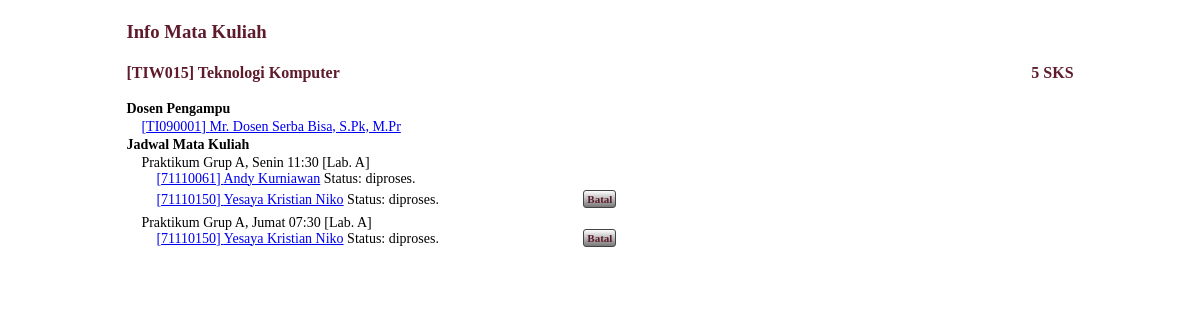
/detailed_mk.php?id=TIW015 (signed in), run on the app's committed database.
### tables this page shows
CREATE TABLE IF NOT EXISTS `matakuliah` (
  `mk_id` varchar(8) NOT NULL,
  `nama` varchar(30) NOT NULL,
  `sks` int(2) NOT NULL,
  PRIMARY KEY (`mk_id`)
);

CREATE TABLE IF NOT EXISTS `ampu` (
  `dosen_id` varchar(10) NOT NULL,
  `mk_id` varchar(8) NOT NULL,
  KEY `mk_id` (`mk_id`),
  KEY `dosen_id` (`dosen_id`)
);

CREATE TABLE IF NOT EXISTS `dosen` (
  `dosen_id` varchar(10) NOT NULL,
  `nama` varchar(50) NOT NULL,
  `email` varchar(30) NOT NULL,
  `no_hp` varchar(15) NOT NULL DEFAULT '-',
  `user_id` varchar(30) NOT NULL,
  `pp` varchar(100) NOT NULL DEFAULT 'images/users/no-image.jpg',
  `status` varchar(10) NOT NULL DEFAULT 'aktif',
  PRIMARY KEY (`dosen_id`),
  UNIQUE KEY `user_id` (`user_id`)
);

CREATE TABLE IF NOT EXISTS `jadwal` (
  `jadwal_id` varchar(10) NOT NULL,
  `hari` varchar(10) NOT NULL,
  `waktu` time NOT NULL,
  `jenis` varchar(10) NOT NULL DEFAULT 'Praktikum',
  `ruang` varchar(8) NOT NULL,
  `grup` varchar(2) NOT NULL,
  `mk_id` varchar(10) NOT NULL,
  PRIMARY KEY (`jadwal_id`),
  KEY `mk_id` (`mk_id`)
);

CREATE TABLE IF NOT EXISTS `asistensi` (
  `nim` varchar(11) NOT NULL,
  `jadwal_id` varchar(10) NOT NULL,
  `status` varchar(15) NOT NULL DEFAULT 'diproses',
  KEY `nim` (`nim`),
  KEY `jadwal_id` (`jadwal_id`)
);

CREATE TABLE IF NOT EXISTS `mahasiswa` (
  `nim` varchar(11) NOT NULL,
  `nama` varchar(50) NOT NULL,
  `gender` varchar(20) NOT NULL,
  `no_hp` varchar(15) NOT NULL,
  `email` varchar(30) NOT NULL,
  `user_id` varchar(30) NOT NULL,
  `pp` varchar(100) NOT NULL DEFAULT 'images/users/no-image.jpg',
  `transkrip` varchar(100) NOT NULL DEFAULT 'images/users/no-image.jpg',
  UNIQUE KEY `user_id` (`user_id`),
  UNIQUE KEY `nim` (`nim`)
);

### detailed_mk.php (the view, shortened to what this page needs)
<!DOCTYPE HTML>
<html>
 <head>
  <?php
		if(isset($_GET["id"])){
			$mk_id = $_GET["id"];
		}
	?>
  <link rel="stylesheet" type="text/css" href="style/detailed_mk.css">
 </head>
 <body>
	<?php
		if(!isset($_GET["action"])){
			echo "
			  <div class='wrapper'>
				<i class='notif_on_action'>";
			echo "&nbsp</i>
				<h3>Info Mata Kuliah</h3>";
			include 'login/connect.php';
			$query = "SELECT nama, sks FROM matakuliah WHERE mk_id = ?";
			$stmt = $mysqli->prepare($query);
			$stmt->bind_param('s', $mk_id);
			$stmt->execute();
			$stmt->bind_result($nama_mk, $sks_mk);
			$stmt->store_result();
			$result = $stmt->fetch();
			if($stmt->num_rows != 0){
				if(!empty($result)){
					do{
						echo "<h4><span class='right'>".$sks_mk." SKS</span><span class='left'>[".$mk_id."] ".$nama_mk."</span></h4>
						<div class='content'><div id='dosen_pengampu_mk'><span class='content_title'>Dosen Pengampu</span>";
						$query2 = "SELECT ampu.dosen_id, dosen.nama FROM ampu INNER JOIN dosen WHERE ampu.mk_id = ? AND dosen.dosen_id = ampu.dosen_id ORDER BY ampu.dosen_id ASC";
						$stmt2 = $mysqli->prepare($query2);
						$stmt2->bind_param('s', $mk_id);
						$stmt2->execute();
						$stmt2->bind_result($dosen_id, $dosen_nama);
						$stmt2->store_result();
						$result2 = $stmt2->fetch();
						$jlh_dosen=0;
						$id_dosen_mk = [];
						if($stmt2->num_rows != 0){
							if(!empty($result2)){
								do{
									array_push($id_dosen_mk, $dosen_id);
									$jlh_dosen++;
									echo "
										<br/><span class='dosen_pengampu_mk'><a target='_blank' href='visit_profil.php?id=".$dosen_id."&type=1'>[".$dosen_id."] ".$dosen_nama."</a></span>
									";
								}while( $result2 = $stmt2->fetch() );
							}
						}
						else{
							echo "
								<br/><span class='dosen_pengampu_mk'>-</span>
							";
						}
						echo "</div><div id ='jadwal_mk'><span class='content_title'>Jadwal Mata Kuliah</span><br/>";
						$query2 = "SELECT jenis, grup, hari, waktu, ruang, jadwal_id FROM jadwal WHERE mk_id = ? ORDER BY grup ASC, jadwal_id ASC";
						$stmt2 = $mysqli->prepare($query2);
						$stmt2->bind_param('s', $mk_id);
						$stmt2->execute();
						$stmt2->bind_result($jadwal_jenis, $jadwal_grup, $jadwal_hari, $jadwal_waktu, $jadwal_ruang, $jadwal_id);
						$stmt2->store_result();
						$result2 = $stmt2->fetch();
						if($stmt2->num_rows != 0){
							if(!empty($result2)){
								do{
									echo "
										<span class='jadwal_mk'>".$jadwal_jenis." Grup ".$jadwal_grup.", ".$jadwal_hari." ".date('H:i',strtotime($jadwal_waktu))." [".$jadwal_ruang."]</span>
									";
									$query3 = "SELECT mahasiswa.nim, mahasiswa.nama, asistensi.status FROM asistensi INNER JOIN mahasiswa ON asistensi.nim = mahasiswa.nim WHERE asistensi.jadwal_id = ? ORDER BY mahasiswa.nim ASC";
									$stmt3 = $mysqli->prepare($query3);
									$stmt3->bind_param('s', $jadwal_id);
									$stmt3->execute();
									$stmt3->bind_result($nim, $nama, $status_asistensi);
									$stmt3->store_result();
									$result3 = $stmt3->fetch();
									if($stmt3->num_rows != 0){
										if(!empty($result3)){
											do{
												echo "<div class='list_asisten_mk'><a target='_blank' href='visit_profil.php?id=".$nim."&type=2'>[".$nim."] ".$nama."</a> Status: ".$status_asistensi.".";
												if($status_asistensi == "diproses"){
													if($_SESSION["type"]==1){
														for($i= 0; $i < $jlh_dosen; $i++){
															if($_SESSION["user_id"] == $id_dosen_mk[$i]){
																echo "<a href='?id=".$mk_id."&action=tolak&jadwal_id=".$jadwal_id."&nim=".$nim."' class='button_action_asistensi'>Tolak</a><a href='?id=".$mk_id."&action=terima&jadwal_id=".$jadwal_id."&nim=".$nim."' class='button_action_asistensi'>Terima</a>";
																break;
															}
														}
													}
													else if($_SESSION["type"]==2){
														if($_SESSION["user_id"] == $nim)
														echo "<a href='?id=".$mk_id."&action=batal&jadwal_id=".$jadwal_id."' class='button_action_asistensi'>Batal</a>";
													}
												}
												echo "</div>";
											}while( $result3 = $stmt3->fetch() );
										}
									}
								}while( $result2 = $stmt2->fetch() );
							}
						}
						else{
							echo "<span class='jadwal_mk'>-</span>";
						}
						echo "</div></div>";
					}while( $result = $stmt->fetch() );
				}
			}
		  }
	?>
 </body>
</html>

### style/detailed_mk.css (style rules this page uses)
h3, h4 { color:#5E1B2C; }
h3 { margin-top:-5px; }
.button_action_asistensi { float:right; margin-top:-2px; margin-left:2px; padding-left:3px; padding-right:3px; text-align:center; text-decoration:none; border: 1px solid #444; border-radius: 3px; background: linear-gradient(to bottom, #FFF, #777) repeat scroll 0% 0% transparent; color: #5D1B2B; height: 16px; line-height: 16px; vertical-align: middle; font-weight: bold; font-size: 11px; }
.content { display:inline-block; width:490px; margin-top:-5px; }
.content_title { font-size:14px; font-weight:bold; }
.dosen_pengampu_mk, .jadwal_mk { padding-left:15px; font-size:14px; font-weight:normal; }
.list_asisten_mk { margin-left:30px; font-size:14px; font-weight:normal; margin-bottom:5px; }
.notif_on_action { font-size:12px; }
.right { float:right; }
.wrapper { min-width:450px; width:80%; margin:0 auto; }

### data on the page
matakuliah: sks "5", nama "Teknologi Komputer"
ampu: dosen_id "TI090001", dosen_id.nama "Mr. Dosen Serba Bisa, S.Pk, M.Pr"
jadwal: jenis "Praktikum", grup "A", hari "Senin", waktu "11:30", ruang "Lab. A"
asistensi: nim.nim "71110061", nim.nama "Andy Kurniawan", status "diproses"
asistensi: nim.nim "71110150", nim.nama "Yesaya Kristian Niko", status "diproses"
jadwal: jenis "Praktikum", grup "A", hari "Jumat", waktu "07:30", ruang "Lab. A"
asistensi: nim.nim "71110150", nim.nama "Yesaya Kristian Niko", status "diproses"
